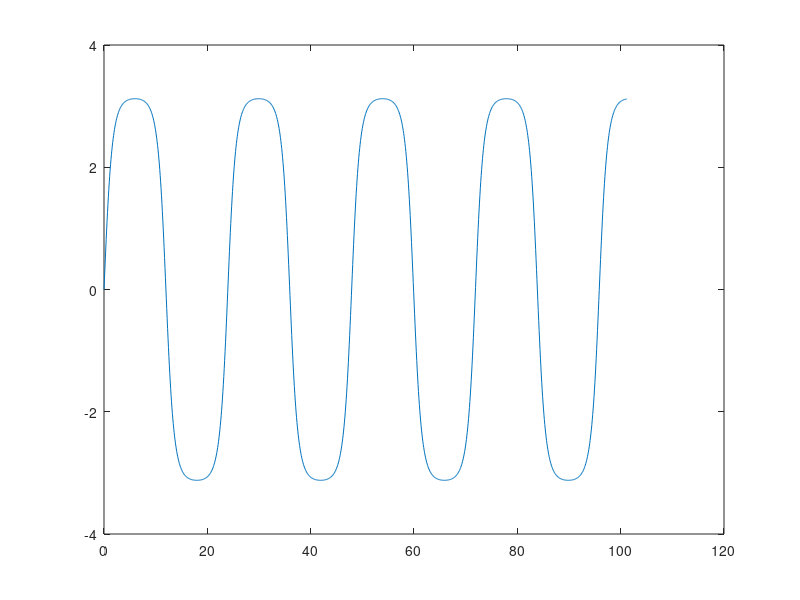

Write MATLAB code to recreate this figure.
u0 = 0;
v0 = 1.9999;
wc = 1;
T = 33.7210;
Dt = T/400;
tmax = 3*T;
rango = 0:Dt:tmax;
%
u=[u0];
v=[v0];
a=[];
%
for i = rango
a0 = -wc*sin(u0);
%
u1 = u0 + 1/3*Dt*v0 + 1/18*Dt^2*a0;
v1 = v0 + 1/3*Dt*a0;
a1 = -wc*sin(u1);
%
u2 = u0 + 2/3*Dt*v0 + 1/27*Dt^2*(2*a0 + 4*a1); % EC 23
v2 = v0 + 2/3*Dt*a1;
a2 = -wc*sin(u2);
%
u3 = u0 + Dt*v0 + 1/6*Dt^2*(a0 + a1 + a2); % EC 26
v3 = v0 + 1/4*Dt*(a0 + 3*a2);
%
u=[u,u3];
v=[v,v3];
a=[a,a0];
u0=u3;
v0=v3;
endfor

plot (rango,u(1:(length(u)-1)));
